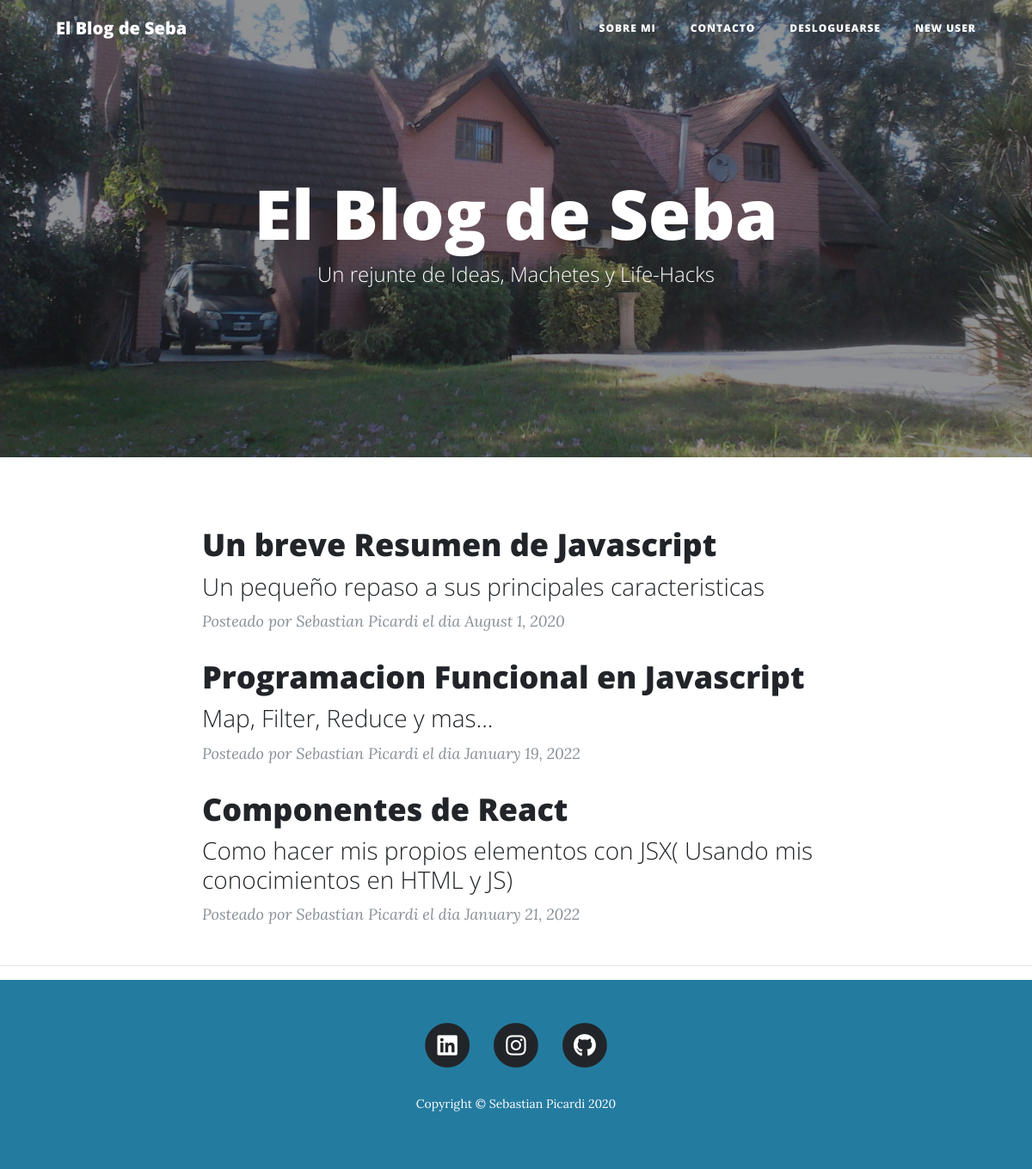
/ (signed in), run on the app's committed database.
### main.py (models this page shows)
class User(UserMixin, db.Model):
    __tablename__ = "users"
    id = db.Column(db.Integer, primary_key=True)
    email = db.Column(db.String(100), unique=True)
    password = db.Column(db.String(100))
    name = db.Column(db.String(100))
    posts = relationship("BlogPost", back_populates="author")
    comments = relationship("Comment", back_populates="comment_author")

class BlogPost(db.Model):
    __tablename__ = "blog_posts"
    id = db.Column(db.Integer, primary_key=True)
    author_id = db.Column(db.Integer, db.ForeignKey("users.id"))
    author = relationship("User", back_populates="posts")
    title = db.Column(db.String(250), unique=True, nullable=False)
    subtitle = db.Column(db.String(250), nullable=False)
    date = db.Column(db.String(250), nullable=False)
    body = db.Column(db.Text, nullable=False)
    img_url = db.Column(db.String(250), nullable=False)
    comments = relationship("Comment", back_populates="parent_post")

### main.py (the view)
@app.route('/')
def get_all_posts():
    posts = BlogPost.query.all()
    return render_template("index.html", all_posts=posts, current_user=current_user)

### main.py (called while the page is built)
@login_manager.user_loader
def load_user(user_id):
    return User.query.get(int(user_id))

### templates/index.html (shortened to what this page needs)
{% include "header.html" %}
  <header class="masthead" style="background-image: url({{ url_for('static', filename='img/title-bg.jpg')}}">
    <div class="overlay"></div>
    <div class="container">
      <div class="row">
        <div class="col-lg-8 col-md-10 mx-auto">
          <div class="site-heading">
            <h1>El Blog de Seba</h1>
            <span class="subheading">Un rejunte de Ideas, Machetes y Life-Hacks</span>
          </div>
        </div>
      </div>
    </div>
  </header>
  <div class="container" >
    <div class="row">
      <div class="col-lg-8 col-md-10 mx-auto">
        {% for post in all_posts %}
        <div class="post-preview">
          <a href="{{ url_for('show_post', post_id=post.id) }}">
            <h2 class="post-title">
              {{post.title}}
            </h2>
            <h3 class="post-subtitle">
              {{post.subtitle}}
            </h3>
          </a>
          <p class="post-meta">Posteado por
            {{post.author.name}}
            el dia {{post.date}}
          </p>
        </div>
        {% endfor %}
      </div>
    </div>
  </div>
  <hr>
{% include "footer.html" %}

### templates/header.html (shortened to what this page needs)
<!DOCTYPE html>
<html lang="en">
<head>
  <link href="{{ url_for('static', filename='vendor/bootstrap/css/bootstrap.min.css') }}" rel="stylesheet">
  <link href="{{ url_for('static', filename='vendor/fontawesome-free/css/all.min.css')}}" rel="stylesheet" type="text/css">
  <link href="{{ url_for('static', filename='css/clean-blog.min.css')}}" rel="stylesheet">
</head>
<body>
  <nav class="navbar navbar-expand-md navbar-light fixed-top" id="mainNav">
    <div class="container">
      <a class="navbar-brand" href="{{url_for('get_all_posts')}}">El Blog de Seba</a>
      <div class="collapse navbar-collapse" id="navbarResponsive">
        <ul class="navbar-nav ml-auto">
          <li class="nav-item">
            <a class="nav-link" href="{{ url_for('about') }}">Sobre Mi</a>
          </li>
          <li class="nav-item">
            <a class="nav-link" href="{{ url_for('contact') }}">Contacto</a>
          </li>
          {% if not current_user.is_authenticated: %}
          <li class="nav-item">
            <a class="nav-link" href="{{ url_for('login') }}">Login</a>
          </li>
          <li class="nav-item">
            <a class="nav-link" href="{{ url_for('register') }}">Registrarse</a>
          </li>
          {% else: %}
          <li class="nav-item">
            <a class="nav-link" href="{{ url_for('logout') }}">Desloguearse</a>
          </li>
          <li class="nav-item">
            <a class="nav-link" href="{{ url_for('logout') }}">{{current_user.name}}</a>
          </li>
          {% endif %}
        </ul>
      </div>
    </div>
  </nav>

### data on the page
User: name "NEW USER"
BlogPost: title "Un breve Resumen de Javascript", subtitle "Un pequeño repaso a sus principales caracteristicas", author.name "Sebastian Picardi", date "August 1, 2020"
BlogPost: title "Programacion Funcional en Javascript", subtitle "Map, Filter, Reduce y mas...", author.name "Sebastian Picardi", date "January 19, 2022"
BlogPost: title "Componentes de React", subtitle "Como hacer mis propios elementos con JSX( Usando mis conocimientos en HTML y JS)", author.name "Sebastian Picardi", date "January 21, 2022"
